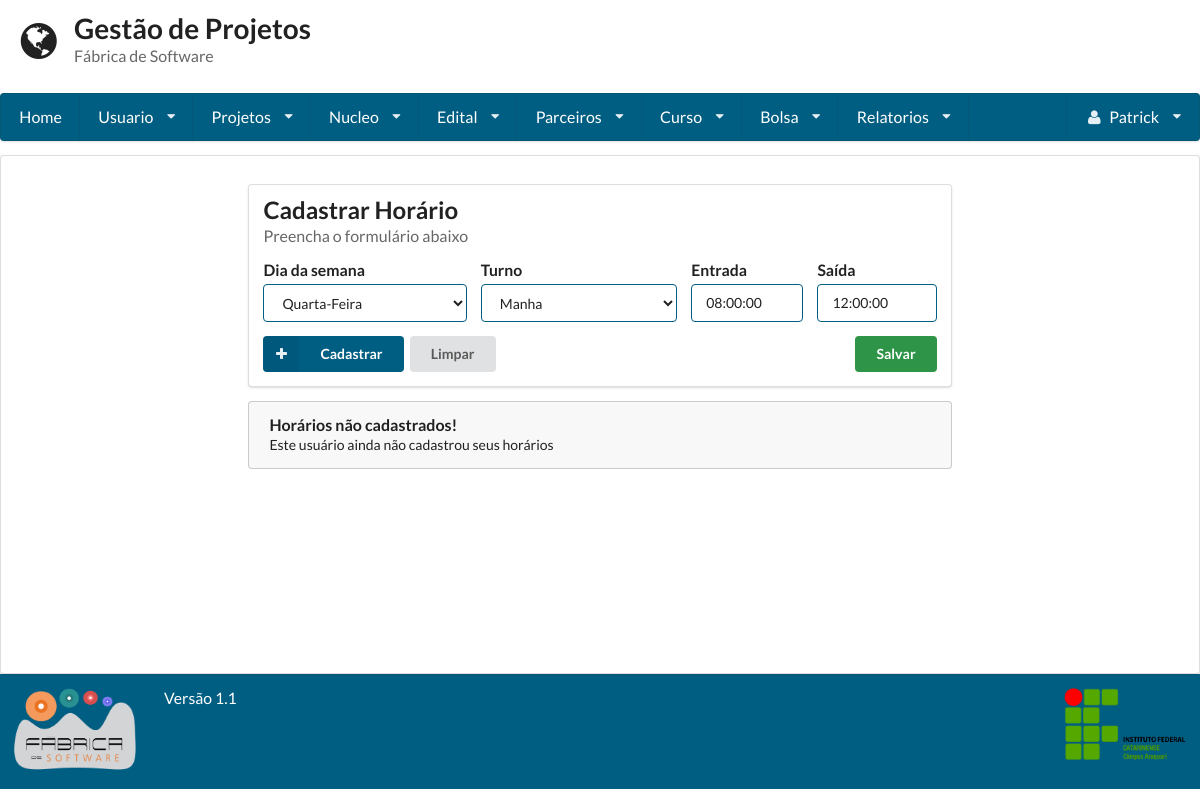
Screenshot of /editar_horario/1/ (signed in) with the database file from the repository.
### gestaoapp/models/horario.py (models this page shows)
class Horario(models.Model):
    MANHA = 'MA'
    TARDE = 'TA'
    NOITE = 'NO'
    HORARIO_CHOICES = (
        (MANHA, 'Manha'),
        (TARDE, 'Tarde'),
        (NOITE, 'Noite'),
    )
    turno = models.CharField(
        max_length=2,
        choices=HORARIO_CHOICES
    )
    SEGUNDA = 'SEG'
    TERCA = 'TER'
    QUARTA = 'QUA'
    QUINTA = 'QUI'
    SEXTA = 'SEX'
    DIA_CHOICES = (
        (SEGUNDA, 'Segunda-Feira'),
        (TERCA, 'Terca-Feira'),
        (QUARTA, 'Quarta-Feira'),
        (QUINTA, 'Quinta-Feira'),
        (SEXTA, 'Sexta-Feira'),
    )
    data = models.CharField(
        max_length=255,
        choices=DIA_CHOICES
    )
    usuario = models.ForeignKey(Usuario, null=False, blank=False)
    hora_inicio = models.TimeField()
    hora_fim = models.TimeField()

### gestaoapp/views/horario.py (the view, shortened to what this page needs)
# urls.py: url(r'^editar_horario/(?P<horario_id>\d+)/$', CadastroHorario.as_view()),
class CadastroHorario(LoginRequiredMixin, View):
    template = 'horario/cadastro.html'
    def get(self, request, horario_id=None):
        horarios = TabelaHorarios().get(request.user.id)
        if horario_id:
            horario_atual = Horario.objects.get(id=horario_id)
            form = FormHorarioEdit(instance=horario_atual)
            editar = True
        else:
            form = FormHorario()
            editar = False
        return render(request, self.template, {'form': form, 'editar': editar, 'horarios': horarios})

### gestaoapp/forms/horario.py (shortened to what this page needs)
class FormHorarioEdit(forms.ModelForm):
    class Meta:
        model = Horario
        fields = "__all__"

### gestaoapp/controls/tabela_horarios.py (called while the page is built)
    def get(self, usuario):
        horarios = Horario.objects.filter(usuario=usuario).order_by('hora_inicio', 'hora_fim')
        return self.organizarHorarios(horarios)

    def organizarHorarios(self, horarios):
        horarios_organizados_por_dia = {}
        for horario in horarios:
            if horario.data in horarios_organizados_por_dia:
                horarios_organizados_por_dia[horario.data].append(horario)
            else:
                horarios_organizados_por_dia[horario.data] = [horario]
        return horarios_organizados_por_dia

### gestaoapp/templates/horario/cadastro.html (shortened to what this page needs)
{% extends 'base.html' %}
{% load get_dict_item %}
{% block conteudo %}
        <div class="ui segment">
            <h2 class="ui header">
                {% if edit == True %}
                 Editar Horário
                {% else %}
                Cadastrar Horário
                {% endif %}
                <div class="sub header">
                    Preencha o formulário abaixo
                </div>
            </h2>
            <form method="POST" action="" class="ui form">{% csrf_token %}
                <div class="fields">
                    <div class="five wide field">
                        <label>Dia da semana</label>
                        {{ form.data }}
                    </div>
                    <div class="five wide field">
                        <label>Turno</label>
                        {{ form.turno }}
                    </div>
                    <div class="three wide field">
                        <label>Entrada</label>
                        {% if editar %}
                            {{ form.hora_inicio }}
                        {% else %}
                            <input type="time" name="hora_inicio">
                        {% endif %}
                    </div>
                    <div class="three wide field">
                        <label>Saída</label>
                        {% if editar %}
                            {{ form.hora_fim }}
                        {% else %}
                            <input type="time" name="hora_fim">
                        {% endif %}
                    </div>
                </div>
                <a href="/horario/" class="ui left labeled icon azul_escuro button"><i class="plus icon"></i>Cadastrar</a>
                <input type="reset" class="ui button" value="Limpar"/>
                <input type="submit" class="ui right floated verde_escuro button" value="Salvar"/>
            </form>
        </div>
        {% include 'horario/tabela_horarios.html' %}
    </div>
{% endblock %}

### gestaoapp/templates/base.html (shortened to what this page needs)
<!doctype html>
<head>
    {% load staticfiles %}
    <link rel="stylesheet" href="{% static 'semantic-2.1/dist/semantic.css' %}"/>
    <link rel="stylesheet" href="{% static 'base.css' %}"/>
</head>
<body class="cor-fundo">
<header class="cabecalho">
    <div class="ui grid">
        <div class="row">
            <div class='twelve wide column'>
                <h1 class="ui header">
                    <i class='ui icon world'></i>
                    <div class="ui content">
                        Gestão de Projetos
                        <p class="sub header">
                            Fábrica de Software
                        </p>
                    </div>
                </h1>
            </div>
        </div>
        {% if user.is_authenticated %}
            <div class="computer only row">
                <nav class="ui large menu stackable"><a class="item" href="/home">Home</a>
                    <div class="ui dropdown item">Usuario<i class="dropdown icon"></i>
                    </div>
                    <div class="ui dropdown item">Projetos<i class="dropdown icon"></i>
                    </div>
                    <div class="ui dropdown item">Nucleo<i class="dropdown icon"></i>
                    </div>
                    <div class="ui dropdown item">Edital<i class="dropdown icon"></i>
                    </div>
                    <div class="ui dropdown item">Parceiros<i class="dropdown icon"></i>
                    </div>
                    {% if user.is_superuser %}
                        <div class="ui dropdown item">Curso<i class="dropdown icon"></i>
                        </div>
                    {% endif %}
                    {% if user.is_superuser %}
                        <div class="ui dropdown item">Bolsa<i class="dropdown icon"></i>
                        </div>
                    {% endif %}
                    {% if user.is_superuser %}
                        <div class="ui dropdown item">Relatorios<i class="dropdown icon"></i>
                        </div>
                    {% endif %}
                    <div class="ui dropdown item right floated"><i class="user icon"></i>
                        {{ request.user.first_name }} <i class="dropdown icon"></i>
                    </div>
                </nav>
            </div>
        {% endif %}
    </div>
</header>
<article class="corpo ui segment cor-conteudo">
    <div class="ui grid">
        <div class="row">
            <div class="three wide column"></div>
            <div class="ten wide column">
                {% block conteudo %}
                {% endblock %}
            </div>
        </div>
</article>
<footer class="ui grid rodape verde_escuro">
    <div class="two wide column">
        <img class="ui small image" src="{% static 'fabrica.png' %}">
    </div>
    <div class=" twelve wide column">
        <label class="centered"> Versão 1.1 </label>
    </div>
    <div class="two wide column">
        <img class="ui small image" src="{% static 'ifc2.png' %}">
    </div>
</footer>
</body>
</html>

### static/base.css (style rules this page uses)
.ui.grid { margin: 0 !important; padding: 0 !important; }
.cabecalho { min-height: 16% !important; color: #005e83 !important; }
.cabecalho .grid { margin: 0 !important; padding: 0 !important; }
.corpo { min-height: 64.9% !important; }
.rodape { min-height: 11% !important; }
article { margin: 0 !important; }
.verde_escuro { background: #005e83 !important; color: #FFFFFF !important; }
.ui.menu { width: 100% !important; background-color: #005e83 !important; }
.ui.menu > .item { color: #FFF !important; }
label { font-size: 1.125em !important; }
input { border-color: #005E83 !important; }
select { border-color: #005E83 !important; }
input.verde_escuro { background-color: #2E9447 !important; }
.azul_escuro { background: #005e83 !important; color: #FFFFFF !important; }

### rows the page displays
Horario: data "Quarta-Feira", turno "Manha", hora_inicio "08:00:00", hora_fim "12:00:00"

### other values shown
{{ request.user.first_name }} "Patrick"
